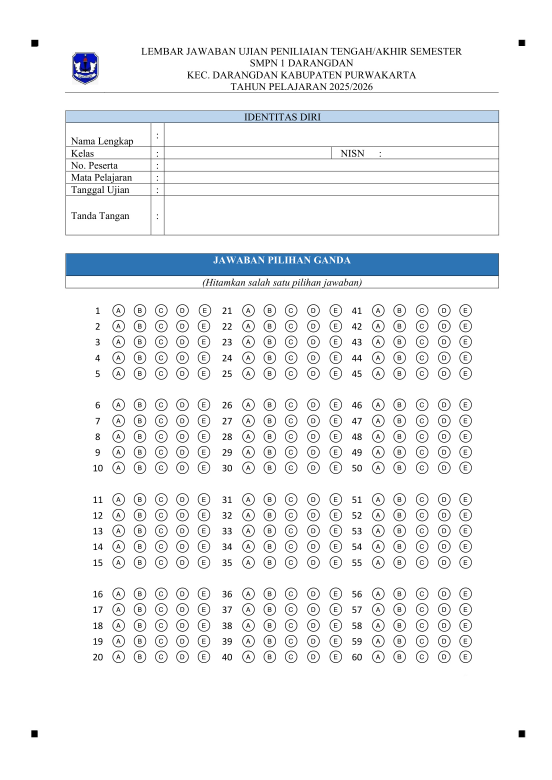
#> input picture backend/temp_test_pdf/ljk_smp1darangdan_page_1.jpg, 1654 x 2339 px, found by its file name (shown at 1/3 size)
$ python setup_roi.py
#> lines starting #> are read from the running program, lines starting #| are printed output that depends on the picture
### backend/core/ljk_manual_roi.py
# Program Penilaian LJK 180 Soal - Interactive ROI Selection
# User dapat memilih area JAWABAN secara manual untuk akurasi maksimal

import cv2
import numpy as np
import imutils
from imutils import contours as imutils_contours
import os
import json
try:
    from answer_key_auto import ANSWER_KEY
except ImportError:
    from answer_key import ANSWER_KEY


class ROISelector:
    """
    Class untuk memilih ROI (Region of Interest) secara interaktif
    """
    def __init__(self, image):
        self.image = image.copy()
        self.original = image.copy()
        self.roi_points = []
        self.selecting = False
        self.window_name = "Pilih Area JAWABAN - Klik 2 titik (kiri-atas, kanan-bawah)"

    def select_roi(self):
        """
        Memilih ROI dengan mouse
        """
        cv2.namedWindow(self.window_name)
        cv2.setMouseCallback(self.window_name, self.mouse_callback)

        # Resize untuk tampilan jika gambar terlalu besar
        display_image = self.resize_for_display(self.image)
        scale = display_image.shape[0] / self.image.shape[0]

        print("\n" + "="*70)
        print("INSTRUKSI:")
        print("="*70)
        print("1. Klik di KIRI-ATAS area JAWABAN (pojok kiri atas)")
        print("2. Klik di KANAN-BAWAH area JAWABAN (pojok kanan bawah)")
        print("3. Tekan 'r' untuk reset jika salah")
        print("4. Tekan 'ENTER' jika sudah benar")
        print("5. Tekan 'ESC' untuk keluar")
        print("="*70 + "\n")

        while True:
            display = display_image.copy()

            # Gambar titik yang sudah dipilih
            for point in self.roi_points:
                scaled_point = (int(point[0] * scale), int(point[1] * scale))
                cv2.circle(display, scaled_point, 5, (0, 255, 0), -1)

            # Gambar rectangle jika sudah ada 2 titik
            if len(self.roi_points) == 2:
                pt1 = (int(self.roi_points[0][0] * scale),
                       int(self.roi_points[0][1] * scale))
                pt2 = (int(self.roi_points[1][0] * scale),
                       int(self.roi_points[1][1] * scale))
                cv2.rectangle(display, pt1, pt2, (0, 255, 0), 2)

                # Tampilkan teks konfirmasi
                cv2.putText(display, "Tekan ENTER untuk konfirmasi, R untuk reset",
                           (10, 30), cv2.FONT_HERSHEY_SIMPLEX, 0.7, (0, 255, 0), 2)

            cv2.imshow(self.window_name, display)
            key = cv2.waitKey(1) & 0xFF

            # Enter - konfirmasi
            if key == 13 and len(self.roi_points) == 2:
                cv2.destroyAllWindows()
                return self.get_roi_coordinates()

            # R - reset
            elif key == ord('r') or key == ord('R'):
                self.roi_points = []
                print("Reset! Pilih ulang area JAWABAN.")

            # ESC - keluar
            elif key == 27:
                cv2.destroyAllWindows()
                return None

    # [17 lines left out: function mouse_callback, not called in this run]

    def resize_for_display(self, image, max_height=800):
        """
        Resize gambar untuk tampilan jika terlalu besar
        """
        height, width = image.shape[:2]
        if height > max_height:
            ratio = max_height / height
            new_width = int(width * ratio)
            return cv2.resize(image, (new_width, max_height))
        return image

    # [576 lines left out: functions get_roi_coordinates, save_roi_config, load_roi_config, find_answer_bubbles_manual_roi, organize_bubbles_into_columns, process_ljk_180_manual and 1 more, not called in this run]


# [2 lines that do not run on import are left out]

### backend/setup_roi.py
"""
Script untuk convert PDF LJK ke gambar dan setup ROI (Region of Interest)
"""
import os
import sys
from pathlib import Path
import fitz  # PyMuPDF
from PIL import Image
from core.ljk_manual_roi import ROISelector
import cv2

def convert_pdf_to_image(pdf_path, output_dir="data/images/templates"):
    """Convert PDF to JPG image using PyMuPDF"""
    print(f"📄 Converting PDF to image...")
    print(f"   PDF: {pdf_path}")

    # Create output directory
    os.makedirs(output_dir, exist_ok=True)

    # Open PDF
    doc = fitz.open(pdf_path)

    if len(doc) == 0:
        print("❌ Failed to convert PDF - no pages found")
        return None

    page_count = len(doc)

    # Get first page
    page = doc[0]

    # Render page to image (zoom=3 for high quality, ~300 DPI)
    mat = fitz.Matrix(3, 3)
    pix = page.get_pixmap(matrix=mat)

    # Save as JPG
    output_path = os.path.join(output_dir, "ljk_template.jpg")
    pix.save(output_path)

    doc.close()

    print(f"✅ Image saved: {output_path}")
    print(f"   Total pages: {page_count} (using page 1)")
    print(f"   Size: {pix.width} x {pix.height} pixels")

    return output_path


def setup_roi(image_path):
    """Setup ROI using interactive selector"""
    print(f"\n🎯 Starting ROI Selection Tool...")
    print(f"   Image: {image_path}")

    # Load image
    image = cv2.imread(image_path)
    if image is None:
        print(f"❌ Cannot read image: {image_path}")
        return None

    height, width = image.shape[:2]
    print(f"   Size: {width} x {height} pixels")

    # Create ROI selector
    selector = ROISelector(image)

    print("\n" + "="*70)
    print("📋 INSTRUKSI PEMILIHAN ROI:")
    print("="*70)
    print("1. Klik pada POJOK KIRI ATAS area jawaban (bubble A kolom 1 soal 1)")
    print("2. Klik pada POJOK KANAN BAWAH area jawaban (bubble E kolom 6 soal 180)")
    print("3. Tekan ENTER untuk konfirmasi")
    print("4. Tekan R untuk reset (pilih ulang)")
    print("5. Tekan ESC untuk keluar")
    print("="*70)
    print()

    # Select ROI interactively
    roi = selector.select_roi()

    if roi:
        print(f"\n✅ ROI Selected:")
        print(f"   Top-Left: ({roi['x1']}, {roi['y1']})")
        print(f"   Bottom-Right: ({roi['x2']}, {roi['y2']})")
        print(f"   Size: {roi['width']} x {roi['height']} pixels")

        # Save ROI config
        config_path = "data/images/templates/roi_config.json"
        from core.ljk_manual_roi import save_roi_config
        save_roi_config(roi, config_path)

        print(f"\n💾 ROI configuration saved to: {config_path}")
        print(f"\n✅ Setup complete! You can now upload LJK images.")

        return roi
    else:
        print("\n⚠️  No ROI selected")
        return None


def main():
    print("="*70)
    print("🔧 LJK ROI SETUP TOOL")
    print("="*70)
    print()

    # Check if image exists - use test image
    image_path = r"temp_test_pdf\ljk_smp1darangdan_page_1.jpg"

    if not os.path.exists(image_path):
        print(f"❌ Image file not found: {image_path}")
        return

    print(f"📄 Using image: {image_path}")
    print()

    # Setup ROI directly
    roi = setup_roi(image_path)
#> in setup_roi, image is the input picture: shape (2339, 1654, 3); mean B, G, R 243.8, 242.1, 240.2
#|    Size: 1654 x 2339 pixels
#> in resize_for_display, `return cv2.resize(image, (new_width, max_height))`:
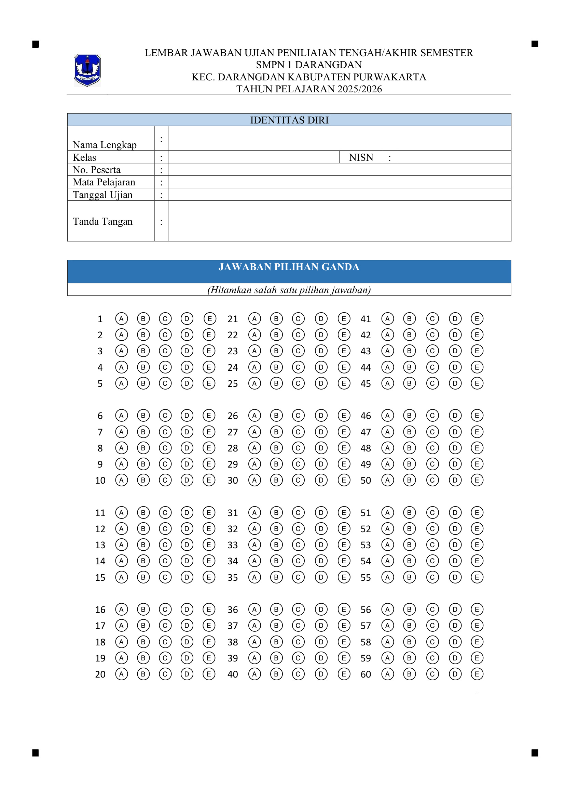
#> returned value: shape (800, 565, 3); mean of channels 0, 1, 2 243.8, 242, 240.2; drawn as B, G, R
#> (key Esc is pressed here)

    if roi:
        print("\n" + "="*70)
        print("🎉 SUCCESS!")
        print("="*70)
        print("\n📝 Next steps:")
        print("   1. Go to the web application")
        print("   2. Create a new exam")
        print("   3. Upload LJK images")
        print("   4. The system will use this ROI configuration automatically")
        print()


if __name__ == "__main__":
    main()
